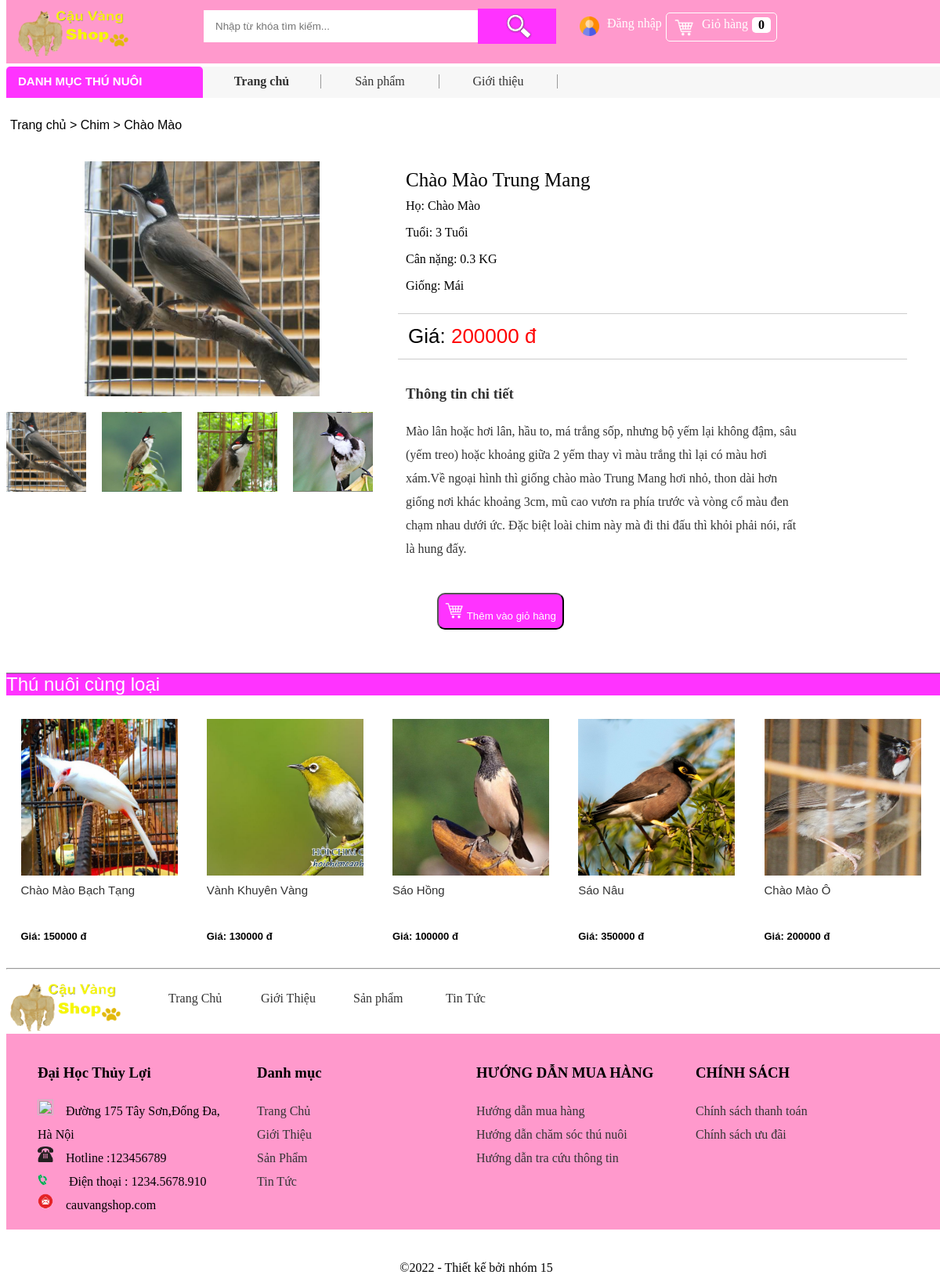
The app's page /chitietsp.php?idSP=4 with its own data.
### tables this page shows
CREATE TABLE `loai` (
  `idLoai` varchar(10) NOT NULL,
  `idCL` varchar(10) NOT NULL,
  `tenLoai` varchar(50) NOT NULL
);

CREATE TABLE `chungloai` (
  `idCL` varchar(10) NOT NULL,
  `tenCL` varchar(50) NOT NULL,
  `iconCL` varchar(20) NOT NULL,
  `idLoaiSP` int(11) NOT NULL
);

CREATE TABLE `hinhthu` (
  `idThu` int(11) NOT NULL,
  `hinhThu` varchar(50) NOT NULL
);

CREATE TABLE `thunuoi` (
  `idThu` int(10) NOT NULL,
  `idLoai` varchar(10) NOT NULL,
  `tenThu` varchar(50) NOT NULL,
  `tuoiThu` varchar(10) NOT NULL,
  `canNangThu` varchar(10) NOT NULL,
  `gioiTinhThu` varchar(10) NOT NULL,
  `hinhThu` varchar(30) DEFAULT NULL,
  `giaThu` float NOT NULL,
  `moTaThuNuoi` varchar(10000) NOT NULL
);

### chitietsp.php (the view, shortened to what this page needs)
<!DOCTYPE html PUBLIC "-//W3C//DTD XHTML 1.0 Transitional//EN" "http://www.w3.org/TR/xhtml1/DTD/xhtml1-transitional.dtd">
<html xmlns="http://www.w3.org/1999/xhtml">
<head>
    <link href="public/css/cssindex.css" rel="stylesheet" type="text/css"/>
    <link href="public/css/header.css" rel="stylesheet" type="text/css" />
    <link href="public/css/log.css" rel="stylesheet" type="text/css" />
</head>
<body>
<div id="container">
  <div id="header">
    <?php include("header.php"); ?>
  </div>
  <div id="body-menu2">
  <?php
    if(isset($_GET['idSP'])) {
        $idSP = $_GET['idSP'];
    }
    else if(!isset($_GET['idSP'])){
        header('location:index.php');
    }
    $row = getThuNuoi($link,$idSP);
  ?>
  <div class="cayThuMuc"><div class="node-thumuc"><a href="index.php">Trang chủ</a> > <a href="sanpham.php?idCL=<?php echo $row['idCL'];?>"><?php echo $row['tenCL'];?></a> > <a href="sanpham.php?idCL=<?php echo $row['idCL'];?>&&idLoai=<?php echo $row['idLoai'];?>"><?php echo $row['tenLoai'];?></a></div></div>
  <div class="hinhanh-sp">
      <?php
            $duongdan = "images/thunuoi/{$row['hinhThu']}";
      ?>
      <div id="hinhLon-sp" class="hinhLon-sp" style="background-image:url(<?php echo $duongdan?>);">
      </div>
      <div class="list-hinhNho">
          <div id="idHinh0" class="hinhNho-sp" style="background-image:url(<?php echo $duongdan?>);" onclick="document.getElementById('hinhLon-sp').style.backgroundImage=document.getElementById('idHinh0').style.backgroundImage">
          </div>
          <?php $hinhthu = getHinhThu($link,$_GET['idSP']);
          $indexID = 0;
          while ($rowHinh = mysqli_fetch_array($hinhthu)){
              $hinh = $rowHinh['hinhThu'];
              $dd = "images/hinhkhac/$hinh";
              ?>
              <div id="<?php echo 'idHinh'.++$indexID;?>" class="hinhNho-sp" style="background-image: url(<?php echo $dd;?>)" onclick="document.getElementById('hinhLon-sp').style.backgroundImage=document.getElementById('<?php echo 'idHinh'.$indexID;?>').style.backgroundImage">
          </div>
          <?php } ?>
      </div>
  </div>
  <div class="chitiet-sp">
  	<div class="ten-sp">
    	<div class="ten"><?php echo $row['tenThu'];?></div>
        <div>Họ: <span class="loaithu"><?php echo $row['tenLoai'];?></span></div>
        <p style="color:#000"><?php echo "Tuổi: ".$row['tuoiThu']. " Tuổi"; ?></p>
        <p style="color:#000"><?php echo "Cân nặng: ".$row['canNangThu']. " KG"; ?></p>
        <p style="color:#000"><?php echo "Giống: ".$row['gioiTinhThu']; ?></p>
    </div>
    <div class="gia-sp">
        <div class="gia"><span style="color: black";">Giá: </span><?php echo $row['giaThu']; ?> đ</div>
    </div>
    <div class="thongtin-sp">
        <h3>Thông tin chi tiết</h3>
    	<p class="noidung-mota"><?php echo $row["moTaThuNuoi"] ?></p>
    </div>
    <div class="them-yeuthic">
        <form action="" method="post" name="fthemyt">
            <button type="submit" name="btnThemSP" id="btnThemSP" class="add-gio" style="cursor: pointer">
                <img src="images/icon/giohang.png" class="icon"/>&nbsp;Thêm vào giỏ hàng</button>
        </form>
    </div>
  </div>
  </div>
      <?php
      $idLoaiThu = getIDLoai($link,$idSP);
      $idCL = getIDCL($link,$idLoaiThu);
          $thutt = getThuTuongTu($link,$idCL['idCL'],$idSP);
          if(!empty($thutt)){ ?>
              <div class="spTuongTu">
                    <div class="tieude-sptt">Thú nuôi cùng loại</div>
                        <?php printLisThu($thutt);?>
              </div>
         <?php }
          ?>
  <div id="footer">
    <?php include("footer.php"); ?>
  </div>
</div>
</body>
</html>

### header.php (shortened to what this page needs)
<?php include 'hamXuLy.php';include 'connected.php'; ?>
	<div class="header-1"> <a href="index.php"><img id="logo" name="logo" alt="logo" src="images/icon/cauvang.png"/></a>
		<form action="timkiem.php" method="get" id="form-Search">
			<input type="text" class="txtTimKiem" name="search-box" placeholder="Nhập từ khóa tìm kiếm..."/>
			<button id="btnSearch" type="submit"><img src="images/icon/search.png" width="40px" height="40px"/></button>
		</form>
        <?php if(!isset($_SESSION['username'])){?>
        <div class="box" id="hover-dangnhap"><img src="images/icon/account.png" class="icon"/>Đăng nhập
        </div>
        <?php }
        ?>
        <div class="box" id="boxGioHang"><div id ="imgCart">
                <a href="yeuthich.php" style="color: #FFFFFF;display: block">
                    <img src="images/icon/giohang.png" class="icon"/>Giỏ hàng </a>
            </div><div id="soLuongHang" style="color: #000;"><?php
                if(!isset($_SESSION['yeuthich'])){
                    echo 0;
                }
                else
                    echo count($_SESSION['yeuthich'])
                ?></div>
        </div>
	</div>
	<div class="taskbar-menu">
    <div class="danhmuc">DANH MỤC THÚ NUÔI</div>
    <div class="menu-ngang">
      <ul>
        <li><a href="index.php" class="format-url" ><b>Trang chủ</b></a></li>
        <li><a href="sanpham.php?pageall=0" class="format-url">Sản phẩm</a></li>
        <li><a href="gioithieu.php" class="format-url">Giới thiệu</a></li>
      </ul>
    </div>
  </div>

### hamXuLy.php (shortened to what this page needs)
<?php
    function printLisThu($result)
    {
        while ($row = mysqli_fetch_array($result)) {
            echo '<a class="sanPham" href="chitietsp.php?idSP=' . $row['idThu'] . '">';
            $duongdan = "images/thunuoi";
            echo '<div class="img-sanPham" style="background-image:url('.$duongdan.'/'.$row['hinhThu'].');"></div>';
            echo '<div class="title-sp">' . $row['tenThu'] . '</div>';
            echo '<div class="giaSanPham">';
            echo '<div class="gia-giamgia">Giá: ' . $row['giaThu'] . ' đ</div>';
            echo '</div></a>';
        }
    }
    function getThuTuongTu($link,$idCL,$idThu){
        $sql = "select  DISTINCT * from thunuoi a,loai b where a.idLoai = b.idLoai and a.idThu!= '$idThu' and b.idCL = '$idCL' order by rand() limit 0,5";
        $kq = mysqli_query($link,$sql);
        return $kq;
    }
    function getIDCL($link,$idLoai){
        $sql = "select a.idCL from chungloai a, loai b where a.idCL = b.idCL and b.idLoai = '$idLoai'";
        $kq = mysqli_query($link,$sql);
        $row = mysqli_fetch_array($kq);
        return $row;
    }
    function getIDLoai($link,$idThu){
        $sql = "select b.idLoai from loai a,thunuoi b where a.idLoai = b.idLoai and b.idThu = '$idThu'";
        $kq = mysqli_query($link,$sql);
        $row = mysqli_fetch_array($kq);
        return $row['idLoai'];
    }
    function getThuNuoi($link,$idThu){
        $sql = "select * from loai a,thunuoi b,chungloai c where a.idLoai = b.idLoai and a.idCL = c.idCL and b.idThu = '$idThu'";
        $result = mysqli_query($link,$sql);
        $row = mysqli_fetch_array($result);
        return $row;
    }
    function getHinhThu($link,$idThu){
        $sql = "select * from hinhthu where idThu = $idThu";
        $kq = mysqli_query($link,$sql);
        return $kq;
    }
?>

### footer.php (shortened to what this page needs)
<div>
      <hr />
        <div class="header-line-Footer"> <img src="images/icon/cauvang.png" alt="logo" name="logo" />
          <ul>
            <li class="menuFooter">&emsp;<a href="index.php" class="format-url">Trang Chủ</a></li>
            <li class="menuFooter">&emsp;<a href="gioithieu.php" class="format-url">Giới Thiệu</a></li>
            <li class="menuFooter">&emsp;<a href="sanpham.php" class="format-url">Sản phẩm</a></li>
            <li class="menuFooter">&emsp;<a href="#" class="format-url">Tin Tức</a></li>
          </ul>
        </div>
        <div class="footer-container" style="background:#f9c">
          <ul class="footer-table-1">
            <h3> Đại Học Thủy Lợi</h3>
            <li><img src="images/icon/vitri.png" width="20" height="20"/>&emsp;Đường 175 Tây Sơn,Đống Đa, Hà Nội </li>
            <li><img src="images/icon/icon-dienthoai.png" width="20" height="20"/>&emsp;Hotline :123456789</li>
            <li><img src="images/icon/icon-phone-new.gif" width="20" height="20"/>&emsp; Điện thoại : 1234.5678.910</li>
            <li><img src="images/icon/mail.png" width="20" height="20"/>&emsp;cauvangshop.com</li>
          </ul>
          <ul class="footer-table-1">
            <h3> Danh mục </h3>
            <li><a href="index.php" class="format-url"> Trang Chủ</a></li>
            <li><a href="gioithieu.php" class="format-url"> Giới Thiệu</a></li>
            <li><a href="sanpham.php" class="format-url">Sản Phẩm</a></li>
            <li><a href="#" class="format-url"> Tin Tức</a></li>
          </ul>
          <ul class="footer-table-1" >
            <h3> HƯỚNG DẪN MUA HÀNG </h3>
            <li><a href="#" class="format-url"> Hướng dẫn mua hàng</a></li>
              <li><a href="#" class="format-url"> Hướng dẫn chăm sóc thú nuôi</a></li>
              <li><a href="#" class="format-url"> Hướng dẫn tra cứu thông tin</a></li>
          </ul>
          <ul class="footer-table-1">
            <h3> CHÍNH SÁCH </h3>
            <li><a href="#" class="format-url"> Chính sách thanh toán</a></li>
              <li><a href="#" class="format-url"> Chính sách ưu đãi</a></li>
          </ul>
        </div>
      </div>
       <div align="center">&copy;2022 - Thiết kế bởi nhóm 15</div>

### public/css/cssindex.css (style rules this page uses)
#container { min-height: 800px; margin: auto; width: 1200px; background-color:#FFF; margin-top: -9px; }
#header { margin-top: -17px; min-height: 150px; }
#btnSearch { float: left; position: relative; top: 35px; left: 129px; height: 50px; width:100px; background: #09F; color: #FFF; border: none; display: inline-block; }
.txtTimKiem { position: relative; top: 35px; left: 130px; height: 30px; width: 400px; border: solid 2px #0099FF; padding: 8px 15px 8px; float: left; }
.taskbar-menu { height: 40px; margin-top: -12px; }
.danhmuc { border-top-left-radius: 5px; border-top-right-radius: 5px; height: 30px; width: 221px; padding-top: 10px; padding-left: 15px; padding-right: 15px; color: #FFF; font-family: Tahoma, Geneva, sans-serif; font-weight: bold; font-size: 15px; background: #ff33ff; float: left; }
.menu-ngang { height:40px; background:#F7F7F7; }
.menu-ngang li { float: left; border-width:18px; border-right: solid 1px #999999; margin-top: 10px; min-width: 150px; list-style: none; text-align: center; }
.format-url { text-decoration: none; color: #333; }
.header-line-Footer { height: 80px; }
.header-line-Footer img { width: 150px; height: 78px; }
.menuFooter { width: 10%; float: left; margin: 1px; position: relative; top: -75px; left: 150px; list-style-type: none; }
.footer-container { width: 100%; min-height: 250px; background-color: #ACE; float: left; position: relative; top: -40px; }
.footer-table-1 { width: 20%; line-height: 30px; float: left; list-style-type: none; }
.sanPham { width:237.25px; height:320px; float:left; }
.img-sanPham { width:200px; height:200px; margin: 10px 18.5px; background-size: cover; background-position: center; background-image: none; white-space: normal; }
.title-sp { height:50px; overflow:hidden; margin: 0px 18.5px; }
a { text-decoration:none; }
.giaSanPham { height:25px; margin: 0px 18.5px; padding-top:10px; padding-bottom:10px; }
.gia-giamgia { float:left; min-width:50px; font-family:Tahoma, Geneva, sans-serif; font-weight:bold; color:#000; font-size:13px; }
.title-sp { font-family:Tahoma, Geneva, sans-serif; font-size:15px; color:#333; }
.cayThuMuc { height:40px; clear:both; margin-bottom: 25px; color: white; }
.cayThuMuc .node-thumuc { font-family:Tahoma, Geneva, sans-serif; font-size:16px; position:relative; padding-top:10px; color:#000; padding-left:5px; }
.cayThuMuc .node-thumuc a { text-decoration: none; color: #000; }
.hinhanh-sp { width:500px; min-height:auto; float:left; }
.hinhLon-sp { width:300px; height:300px; display: block; text-align: center; background-size: cover; background-position: center; background-image: none; margin: auto; }
.list-hinhNho { min-height: auto; color: #0000FF; width: 500px; display: block; margin: auto; text-align: center; }
.hinhNho-sp { height: 100px; width: 100px; background-color: #0099FF; float: left; margin-right: 20px; margin-top: 20px; margin-bottom: 20px; background-size: cover; background-position: center; background-image: none; cursor: pointer; display: block; border: solid 1px transparent; }
.chitiet-sp { float:left; min-height:500px; width: 650px; }
.chitiet-sp .ten-sp { padding:10px; min-height: auto; }
.chitiet-sp .ten-sp .ten { font-size:25px; margin-bottom: 10px; }
.chitiet-sp .gia-sp { border-top: solid 1px #CCCCCC; border-bottom: solid 1px #CCCCCC; padding:10px; }
.chitiet-sp .gia-sp .gia { color:#F00; font-size:26px; font-family:Arial, Helvetica, sans-serif; padding:3px; }
.chitiet-sp .thongtin-sp { padding:10px; line-height:30px; color:#333; width: 500px; }
.chitiet-sp .them-yeuthic { text-align: center; margin-top: 20px; }
.noidung-mota::first-letter { text-transform: uppercase; }
.loaithu { color: #000; }
.spTuongTu { border-top: solid 1px #666666; margin-top:50px; padding:0; }
.tieude-sptt { font-family:Tahoma, Geneva, sans-serif; font-size:24px; color:#fff; margin-bottom: 20px; background: #f3f; }
.add-gio { margin-left:50px; float:left; color:#FFF; border-radius:10px; padding:8px; position:relative; top:-5px; background: #f3f; }

### records on screen
loai: chungloai.tenCL "Chim", tenLoai "Chào Mào", thunuoi.tenThu "Chào Mào Trung Mang", thunuoi.tuoiThu "3", thunuoi.canNangThu "0.3", thunuoi.gioiTinhThu "Mái", thunuoi.giaThu "200000", thunuoi.moTaThuNuoi "mào lân hoặc hơi lân, hầu to, má trắng sốp, nhưng bộ yếm lại không đậm, sâu (yếm treo) hoặc khoảng giữa 2 yếm thay vì màu trắng thì lại có màu hơi xám.Về ngoại hình thì giống chào mào Trung Mang hơi nhỏ, thon dài hơn giống nơi khác khoảng 3cm, mũ cao vươn ra phía trước và vòng cổ màu đen chạm nhau dưới ức. Đặc biệt loài chim này mà đi thi đấu thì khỏi phải nói, rất là hung đấy."
hinhthu: hinhThu (picture)
hinhthu: hinhThu (picture)
hinhthu: hinhThu (picture)
thunuoi: shows a picture, tenThu "Chào Mào Bạch Tạng", giaThu "150000"
thunuoi: shows a picture, tenThu "Vành Khuyên Vàng", giaThu "130000"
thunuoi: shows a picture, tenThu "Sáo Hồng", giaThu "100000"
thunuoi: shows a picture, tenThu "Sáo Nâu", giaThu "350000"
thunuoi: shows a picture, tenThu "Chào Mào Ô", giaThu "200000"

### other values on screen
count($_SESSION['yeuthich']) "0"
